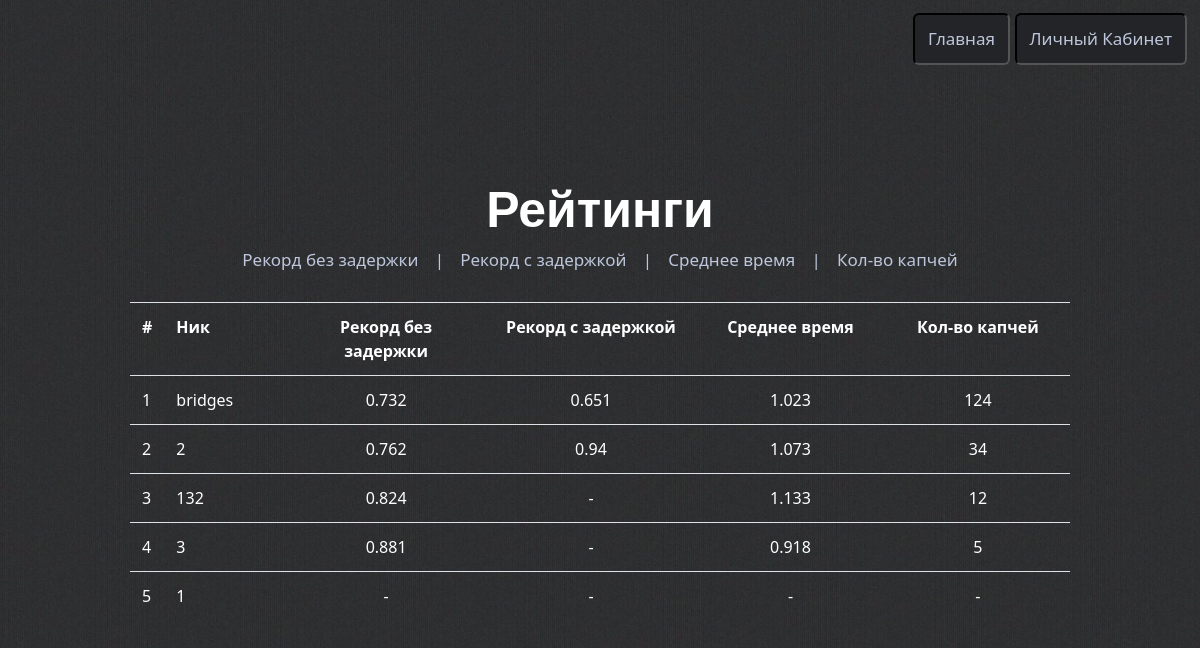
Page /tops/record (signed in) on the committed database.
### main/models.py (models this page shows, shortened)
class Customer(models.Model):
    user = models.ForeignKey(User, verbose_name='Пользователь', on_delete=models.CASCADE, related_name='customer')
    record = models.FloatField(verbose_name='Рекорд без задержки', default=0)
    record_delay = models.FloatField(verbose_name='Рекорд с задержкой', default=0)
    count = models.IntegerField(verbose_name='Количество капчей', default=0)
    all_time = models.FloatField(verbose_name='Всего времени', default=0)
    avg = models.FloatField(verbose_name='Среднее время', default=0)
    delay = models.IntegerField(verbose_name='Задержка', default=0)
    capKey = models.CharField(verbose_name='Клавиша капчи', default='KeyN', max_length=15)

### main/views.py (the view)
# urls.py: path('tops/record', tops_record, name='tops_record'),
def tops_record(request):
    customers = {}
    if request.user.is_authenticated:
        if request.method == 'GET':
            getedited = []
            geted = Customer.objects.order_by('record')
            cnt = 1
            for get in geted:
                if cnt <= 10:
                    if get.record != 0.0:
                        getedited.append({'user': get, 'num': cnt})
                        cnt += 1
                else:
                    break
            if cnt <= 10:
                for get in geted:
                    if cnt <= 10:
                        if get.record == 0.0:
                            getedited.append({'user': get, 'num': cnt})
                            cnt += 1
                    else:
                        break
            customers = {
                'customers': getedited
            }
    return render(request, 'main/tops.html', customers)

### main/templates/main/tops.html (shortened to what this page needs)
{% extends 'main/base.html' %}
{% load static %}
{% block css %}
	<link rel="stylesheet" href="{% static 'main/css/profile.css' %}">
{% endblock %}
{% block content %}
	{% if not request.user.is_authenticated %}
		<a class="main" href="{% url 'main' %}">Главная</a>
	{% else %}
		<div class="block" style="display: block;">
			<a class="tomain" href="{% url 'main' %}">Главная</a>
			<a class="tolk" href="{% url 'profile' %}">Личный Кабинет</a>
			<h2 class="rates">Рейтинги</h2>
			<div class="filter">
				<a href="{% url 'tops_record' %}" id="record">Рекорд без задержки</a>
				<a href="">|</a>
				<a href="{% url 'tops_record_delay' %}" id="record_delay">Рекорд с задержкой</a>
				<a href="">|</a>
				<a href="{% url 'tops_average' %}" id="average">Среднее время</a>
				<a href="">|</a>
				<a href="{% url 'tops_count' %}" id="count">Кол-во капчей</a>
			</div>
			<table id="topes" style="margin: 0 auto; width: 940px;">
				<tbody>
					<tr class="topes" style="font-weight: bold">
						<td class="topes" style="width: 30px;">
							#
						</td>
						<td class="topes" style="width: 250px;">
							Ник
						</td>
						<td class="topes" style="text-align: center; width: 500px">
							Рекорд без задержки
						</td>
						<td class="topes" style="text-align: center; width: 500px">
							Рекорд с задержкой
						</td>
						<td class="topes" style="text-align: center; width: 500px">
							Среднее время
						</td>
						<td class="topes" style="text-align: center; width: 500px">
							Кол-во капчей
						</td>
					</tr>
					{% for customer in customers %}
						<tr class="topes">
							<td class="topes num" style="width: 0px;">
								{{ customer.num }}
							</td>
							<td class="topes nick" style="width: 0px;">
									{{ customer.user.user.username }}
							</td>
							<td class="topes rec" style="text-align: center; width: 0px;">
								{% if customer.user.record != 0.0 %}
									{{ customer.user.record }}
								{% else %}
									-
								{% endif %}
							</td>
							<td class="topes rec-delay" style="text-align: center; width: 0px;">
								{% if customer.user.record_delay != 0.0 %}
									{{ customer.user.record_delay }}
								{% else %}
									-
								{% endif %}
							</td>
							<td class="topes avg" style="text-align: center; width: 0px;">
								{% if customer.user.avg != 0.0 %}
									{{ customer.user.avg }}
								{% else %}
									-
								{% endif %}
							</td>
							<td class="topes" style="text-align: center; width: 0px;">
								{% if customer.user.count != 0 %}
									{{ customer.user.count }}
								{% else %}
									-
								{% endif %}
							</td>
						</tr>
					{% endfor %}
				</tbody>
			</table>
		</div>
	{% endif %}
{% endblock %}

### main/templates/main/base.html (shortened to what this page needs)
<!DOCTYPE html>
<html lang="en">
<head>
    {% block css %}{% endblock %}
    <link rel="stylesheet" href="https://cdn.jsdelivr.net/npm/bootstrap@5.1.0/dist/css/bootstrap.min.css">
</head>
<body>
    {% block content %}{% endblock %}
</body>
</html>

### main/static/main/css/profile.css (style rules this page uses)
body { display: flex; justify-content: center; align-items: center; height: 100vh; background: url('../img/imgBack.jpg') no-repeat center top / cover; }
.tomain { color: #bdc6db; font-size: 17px; text-decoration: none; position: fixed; top: 13px; right: 190px; padding: 11px 13px; border: black; border-style: inset; border-width: 2px; background: #222427; border-radius: 6px; }
.tolk { color: #bdc6db; font-size: 17px; text-decoration: none; position: fixed; top: 13px; right: 13px; padding: 11px 13px; border: black; border-style: inset; border-width: 2px; background: #222427; border-radius: 6px; }
.rates { font-size: 50px; margin-bottom: 7px; font-weight: 750; text-align: center; color: #fff; font-family: 'TimesNewRoman', sans-serif; }
#topes { width: 100%; max-width: 100%; margin-bottom: 1rem; background-color: transparent; }
.filter { padding-bottom: 30px; text-align: center; }
.filter > a { margin: 1px; color: #bdc6db; outline: none; background: rgba(0,0,0,0); border-width: 0px; text-decoration-line: none; font-size: 17px; padding: 5px; }
.topes { color: white; }
#topes td, #topes th { padding: .75rem; vertical-align: top; border-top: 1px solid #dee2e6; }
table { border-collapse: collapse; }
tr { display: table-row; }

### rows in the picture
Customer: num "1", user.user.username "bridges", user.record "0.732", user.record_delay "0.651", user.avg "1.023", user.count "124"
Customer: num "2", user.user.username "2", user.record "0.762", user.record_delay "0.94", user.avg "1.073", user.count "34"
Customer: num "3", user.user.username "132", user.record "0.824", user.avg "1.133", user.count "12"
Customer: num "4", user.user.username "3", user.record "0.881", user.avg "0.918", user.count "5"
Customer: num "5", user.user.username "1"
